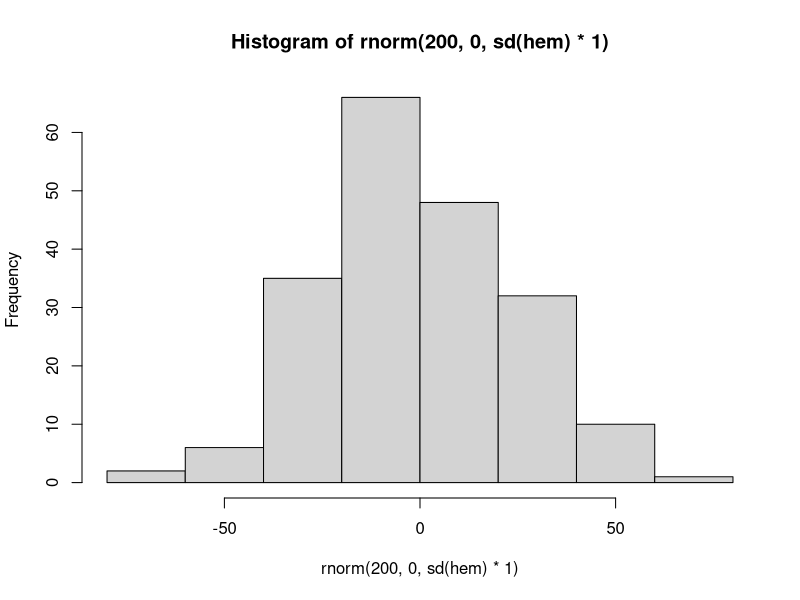

Reproduce this figure in R. (Note: this script raises an error after producing the figure.)

library(dplyr)

a = seq(10)
a

for (i in a) print(i)

i = 1
while (i <= 100) {
    
    if (i %% 2)
    print(i)
    
    i = i + 2

} 

data(mtcars)

y = "mpg"
X = names(mtcars)[-1]

vec_of_names = c()
r_sq_list = c()

for(variable in X) {
    vec_of_names = c(vec_of_names, variable)
    r_sq_list = c(r_sq_list, summary(
        lm(formula(paste(y, ' ~ ', variable)), 
            data = mtcars))$adj.r.squared)
}

tibble(vec_of_names, r_sq_list) |> summarize(Mean = mean(r_sq_list))



r_sq_list = sapply(
    X, function(x) summary(
        lm(formula(paste("mpg", ' ~ ', x)), data = mtcars)
            )$adj.r.squared
)

r_sq_list[r_sq_list > 0.5]

index = seq(8)

hem = sample(index, 20, replace = T) * 10

hem + rnorm(200, 0, sd(hem) * 1) |> hist()

runif(10, 0, sd(hem) * 1)|> hist()

hem |> hist()

mean(hem + runif(20, 0, sd(hem) * 1))
